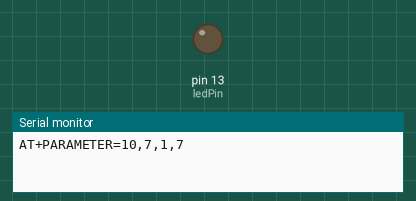
This sketch was run on a simulated Arduino Uno, built with avr-gcc and run on an emulated ATmega328P. Parts: output pins drawn as LEDs (lit = HIGH), the last lines printed to the serial monitor.

Above: at 2.5 s.
At 5.05 s:
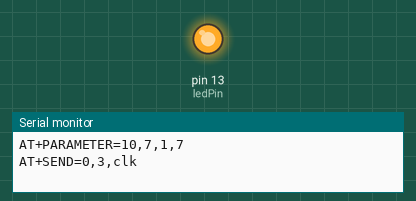
Timing chart, 0 to 6.6 s (numbered marks = the images above):
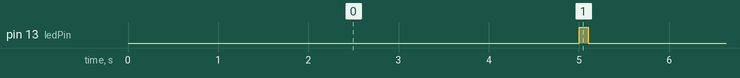

The sketch:

lora_trans_code.ino
```cpp
#define ledPin 13

unsigned long lastTransmission;
const int interval = 5000;

void setup() {
  Serial.begin(115200);
  pinMode(ledPin, OUTPUT);
  Serial.print("AT+PARAMETER=10,7,1,7\r\n");
}

void loop() {
  if(millis() > lastTransmission + interval){
    Serial.print("AT+SEND=0," + String(3) + "," + "clk" + "\r\n");
    digitalWrite(ledPin, HIGH);
    delay(100);
    digitalWrite(ledPin, LOW);
    lastTransmission = millis();
  }
}
```

Measured:
- by itself, pin 13 (ledPin): alternates HIGH for 0.10 s and LOW for 5.0 s
